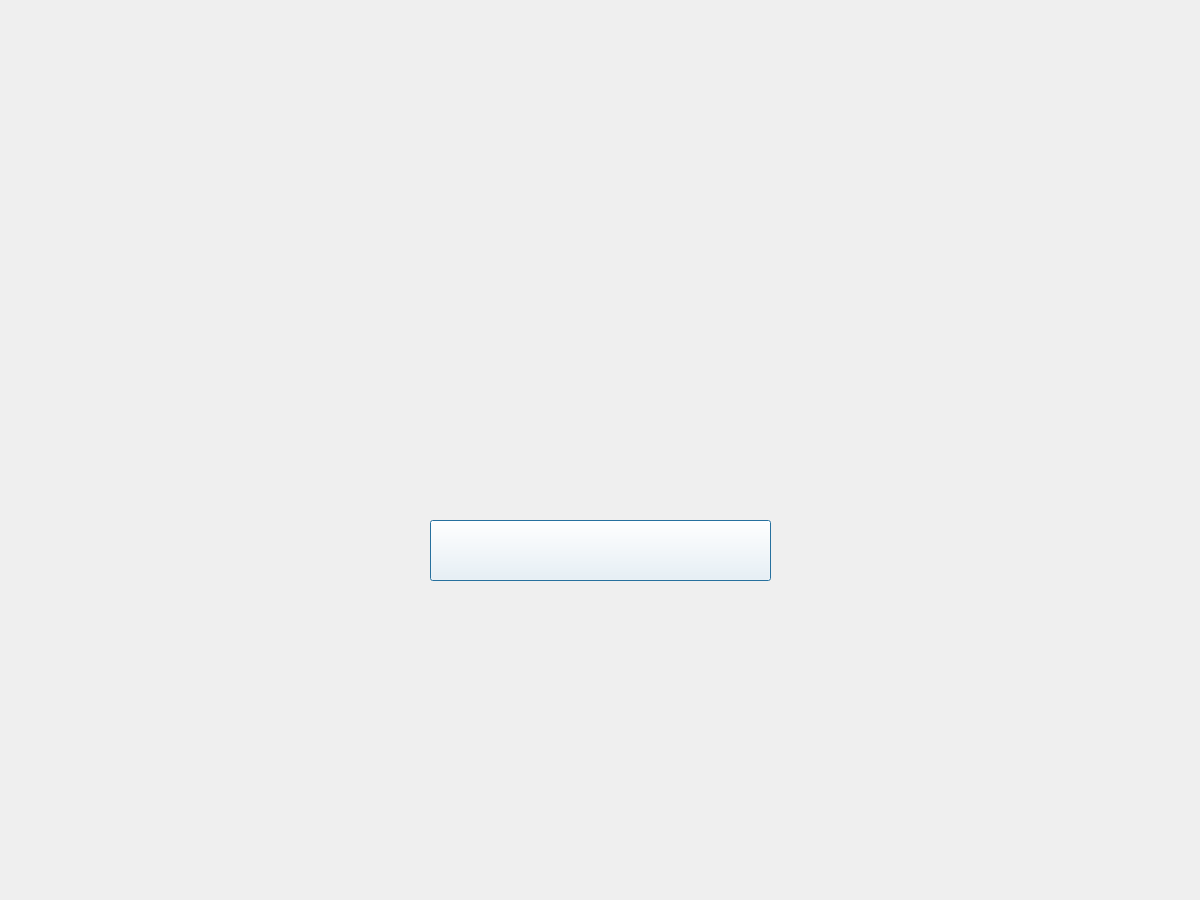
<?xml version="1.0" encoding="UTF-8"?>
<ui version="4.0">
 <class>Dialog</class>
 <widget class="QDialog" name="Dialog">
  <property name="geometry">
   <rect>
    <x>0</x>
    <y>0</y>
    <width>1200</width>
    <height>900</height>
   </rect>
  </property>
  <property name="minimumSize">
   <size>
    <width>1200</width>
    <height>900</height>
   </size>
  </property>
  <property name="maximumSize">
   <size>
    <width>1200</width>
    <height>900</height>
   </size>
  </property>
  <property name="windowTitle">
   <string>Dialog</string>
  </property>
  <widget class="QPushButton" name="pushButton">
   <property name="geometry">
    <rect>
     <x>430</x>
     <y>520</y>
     <width>341</width>
     <height>61</height>
    </rect>
   </property>
   <property name="styleSheet">
    <string notr="true">#pushButton {
	background-color: rgba(255,255,255,0);
}
#pushButton:hover {
	background-color: rgb(255, 255, 144,0.2);
}</string>
   </property>
   <property name="text">
    <string/>
   </property>
  </widget>
  <widget class="QLabel" name="label">
   <property name="geometry">
    <rect>
     <x>0</x>
     <y>0</y>
     <width>1200</width>
     <height>900</height>
    </rect>
   </property>
   <property name="minimumSize">
    <size>
     <width>1200</width>
     <height>900</height>
    </size>
   </property>
   <property name="maximumSize">
    <size>
     <width>1200</width>
     <height>900</height>
    </size>
   </property>
   <property name="whatsThis">
    <string>&lt;html&gt;&lt;head/&gt;&lt;body&gt;&lt;p&gt;&lt;img src=&quot;:/imgSrc/img/COROS.jpg&quot;/&gt;&lt;/p&gt;&lt;/body&gt;&lt;/html&gt;</string>
   </property>
   <property name="text">
    <string/>
   </property>
   <property name="pixmap">
    <pixmap>img/COROS.jpg</pixmap>
   </property>
  </widget>
  <zorder>label</zorder>
  <zorder>pushButton</zorder>
 </widget>
 <resources>
 </resources>
 <connections/>
</ui>
